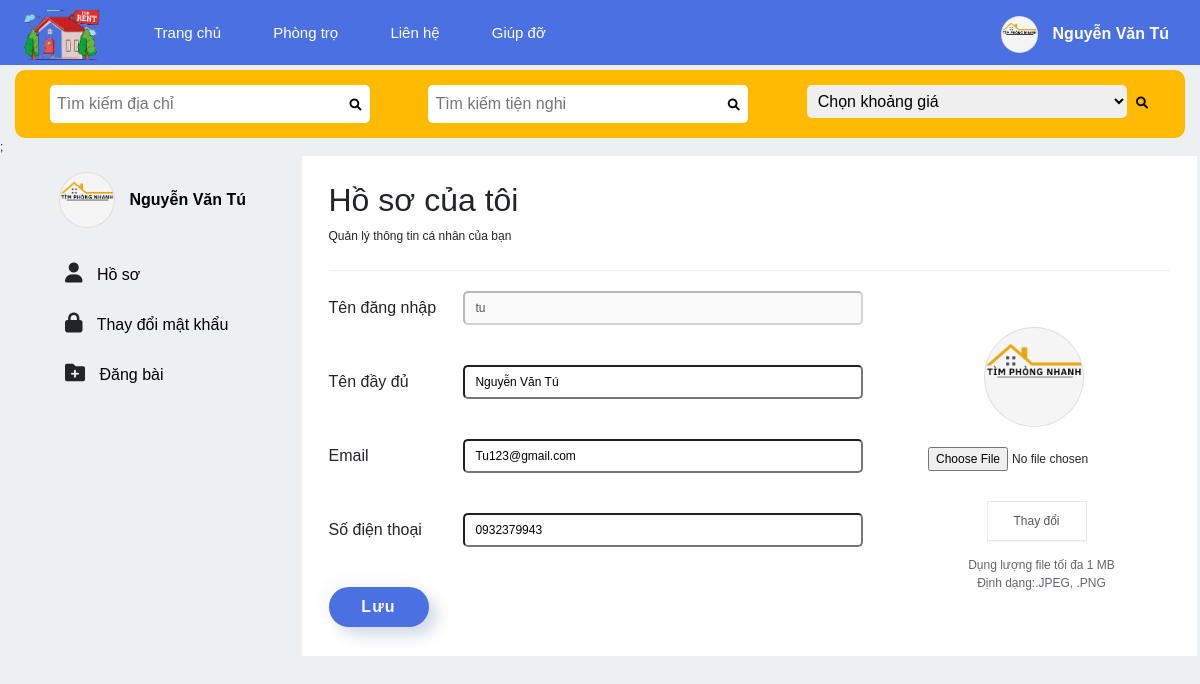
Page /personal-page.php (signed in) on the earlier database version.
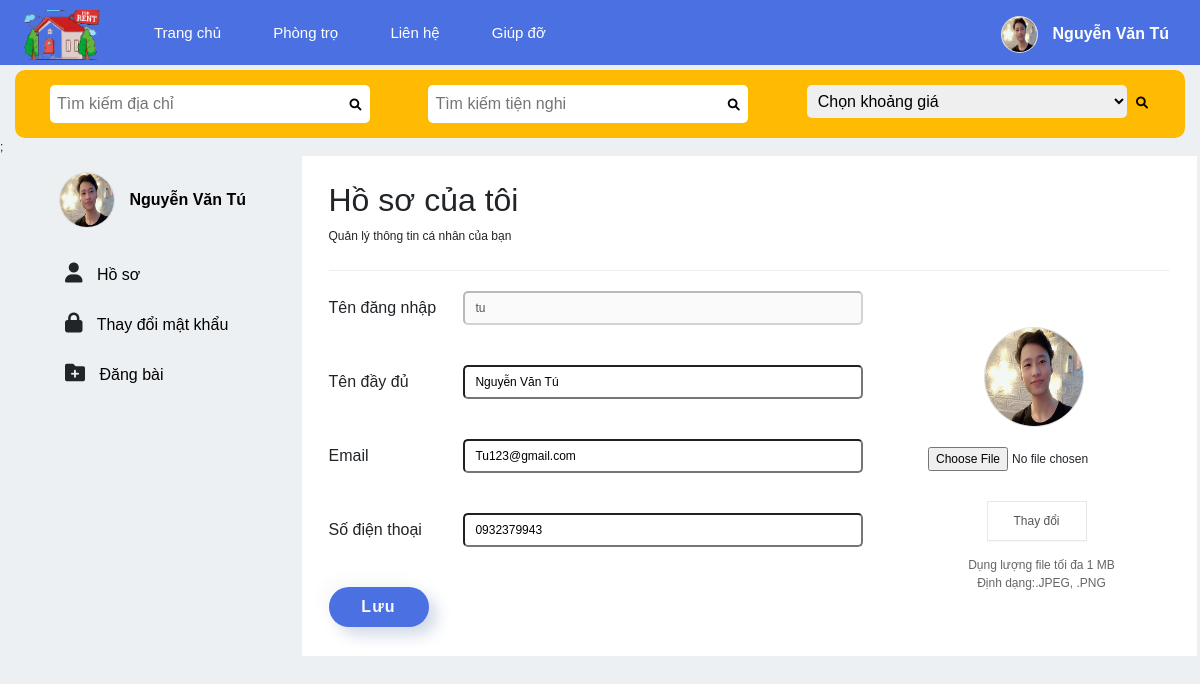
Same page on the later database version.
### tables this page shows
CREATE TABLE `user` (
  `id` int(10) NOT NULL,
  `name` varchar(255) NOT NULL,
  `username` varchar(255) NOT NULL,
  `email` varchar(255) NOT NULL,
  `password` varchar(255) NOT NULL,
  `role` int(11) NOT NULL,
  `phone` varchar(255) NOT NULL,
  `avatar` varchar(255) NOT NULL
);

### personal-page.php (the view, shortened to what this page needs)
<?php
include 'include/connect.php';
$role = (isset($_SESSION['role']))? $_SESSION['role']:[];
$checkRole = $role['role'];
$user = (isset($_SESSION['username']))? $_SESSION['username']:[];
$username = $user['username'];
$sqlCheck = "SELECT * FROM user WHERE username = '$username'";
$queryCheck = mysqli_query($conn, $sqlCheck);
$data = mysqli_fetch_assoc($queryCheck);
$nameVl = $data['name'];
$emailVl = $data['email'];
$phoneVl = $data['phone'];
?>
<!DOCTYPE html>
<html lang="en">
<head>
    <link href="https://cdn.jsdelivr.net/npm/bootstrap@5.1.3/dist/css/bootstrap.min.css" rel="stylesheet" />
    <link rel="stylesheet" href="./libs/fontawesome/css/all.min.css" />
    <link rel="stylesheet" href="./style/style.css" />
</head>
<body>
    <?php include 'header.php' ?>;
    <div id="main">
        <div class="container">
            <div class="row">
                <div class="col-3">
                    <section class="sidebar">
                        <?php if (isset($nameVl)) { ?>
                            <div class="account">
                                <div class="account__avt">
                                <?php if($avatar != ""){ ?>
                                    <img src="<?php echo $avatar?>" alt="avata" />
                                <?php } else{?>
                                    <i class="fa-solid fa-user"></i>
                                <?php } ?>
                                </div>
                                <div class="account__name">
                                    <p class="account__fullname" style="color:#000"><?php echo $nameVl ?></p>
                                </div>
                            </div>
                        <?php } ?>
                        <ul class="sidebar_menu">
                            <li class="sidebar__list">
                                <i class="fa-solid fa-user"></i>
                                <a href="">Hồ sơ</a>
                            </li>
                            <li class="sidebar__list">
                                <i class="fa-solid fa-lock"></i>
                                <a href="">Thay đổi mật khẩu</a>
                            </li>
                            <?php if(isset($checkRole)&& $checkRole == 1){ ?>
                            <li class="sidebar__list">
                                <i class="fa-solid fa-screwdriver-wrench"></i>
                                <a href="./admin/post.php">Trang quản trị</a>
                            </li>
                            <?php }else{?>
                                <li class="sidebar__list">
                                    <i class="fa-solid fa-folder-plus"></i>
                                    <a href="./admin/post.php">Đăng bài</a>
                                </li>
                            <?php }?>
                        </ul>
                    </section>
                </div>
                <div class="col-9 col-9--white">
                    <section class="infor">
                        <h2 class="infor__title">Hồ sơ của tôi</h2>
                        <p class="infor__text">Quản lý thông tin cá nhân của bạn</p>
                        <div class="infor-detail flex">
                            <div class="infor-detail__form">
                                <form action="" method="post">
                                    <div class="infor-detail__list">
                                        <div class="infor-list flex">
                                            <div class="infor-list__title">
                                                <lable>Tên đăng nhập</lable>
                                            </div>
                                            <div class="infor-list__input">
                                                <input type="text" name="username" id="" value="<?php echo $user['username'] ?>" disabled>
                                            </div>
                                        </div>
                                    </div>
                                    <div class="infor-detail__list">
                                        <div class="infor-list flex">
                                            <div class="infor-list__title">
                                                <lable>Tên đầy đủ</lable>
                                            </div>
                                            <div class="infor-list__input">
                                                <input type="text" name="fullname" id="" value="<?php echo $nameVl ?>">
                                            </div>
                                        </div>
                                    </div>
                                    <div class="infor-detail__list">
                                        <div class="infor-list flex">
                                            <div class="infor-list__title">
                                                <lable>Email</lable>
                                            </div>
                                            <div class="infor-list__input">
                                                <input type="email" name="email" id="" value="<?php echo $emailVl ?>">
                                            </div>
                                        </div>
                                    </div>
                                    <div class="infor-detail__list">
                                        <div class="infor-list flex">
                                            <div class="infor-list__title">
                                                <lable>Số điện thoại</lable>
                                            </div>
                                            <div class="infor-list__input">
                                                <input type="tel" name="phone" id="" value="<?php echo $phoneVl ?>">
                                            </div>
                                        </div>
                                    </div>
                                    <input type="submit" value="Lưu" class="form__btn button">
                                </form>
                            </div>
                            <form action="<?php echo htmlspecialchars($_SERVER["PHP_SELF"]); ?>" enctype="multipart/form-data" method="post" class="form--flex">
                                <div class="infor-detail__avt">
                                    <div class="account__avt image">
                                    <?php if($avatar != ""){ ?>
                                        <img src="<?php echo $avatar?>" alt="avata" />
                                    <?php } else{?>
                                        <i class="fa-solid fa-user"></i>
                                    <?php } ?>
                                    </div>
                                    <div class="infor-detail_upload">
                                        <input type="file" name="avtImage" >
                                    </div>
                                    <div >
                                        <input type="submit" value="Thay đổi" name ="change" class="btn__img" >
                                    </div>
                                    <div class="desc_img">
                                        <p>Dụng lượng file tối đa 1 MB</p>
                                        <p>Định dạng:.JPEG, .PNG</p>
                                    </div>
                                </div>
                            </form>
                        </div>
                    </section>
                </div>
            </div>
        </div>
    </div>
</body>
</html>

### header.php (shortened to what this page needs)
<?php
include 'include/connect.php';
$name = (isset($_SESSION['name']))? $_SESSION['name']:[];
if(isset($_SESSION['name'])){
  $sqlCheck = "SELECT * FROM user WHERE username= '".$name['username']."'";
  $queryCheck = mysqli_query($conn, $sqlCheck);
  $data = mysqli_fetch_assoc($queryCheck);
  $fullName = $data['name'];
  $avatar = $data['avatar'];
}
?>
<!DOCTYPE html>
<html lang="en">
  <head>
    <link
      href="https://cdn.jsdelivr.net/npm/bootstrap@5.1.3/dist/css/bootstrap.min.css"
      rel="stylesheet"
    />
    <link rel="stylesheet" href="./libs/fontawesome/css/all.min.css" />
    <link rel="stylesheet" href="./style/style.css">
  </head>
  <body>
    <div id="header">
      <div class="container">
        <div class="logo">
          <a href="#"><img src="./image/logo.png" alt="logo" /></a>
        </div>
        <div class="nav-menu">
          <ul>
            <li><a href="./index.php">Trang chủ</a></li>
            <li><a href="">Phòng trọ</a></li>
            <li><a href="">Liên hệ</a></li>
            <li><a href="">Giúp đỡ</a></li>
          </ul>
        </div>
        <?php if(isset($fullName)){ ?>
        <div class="account account--right">
          <div class="account__avt">
            <?php if($avatar != ""){ ?>
              <img src="<?php echo $avatar?>" alt="avata" />
            <?php } else{?>
              <i class="fa-solid fa-user"></i>
              <?php } ?>
          </div>
          <div class="account__name">
            <p class="account__fullname"><?php echo $fullName ?></p>
          </div>
        </div>
        <?php }?>
      </div>
    </div>
    <div class="container">
      <div class="secrch grid_search" style="margin-top: 70px;">
      <div class="search_address">
        <form action="" method="post">
          <input type="text" class="search searchAddress" name = "address" placeholder="Tìm kiếm địa chỉ">
          <button type="submit" name = "search-address" class="btn_ml searchButton">
            <i class="fa-solid fa-magnifying-glass"></i>
          </button>
        </form>
      </div>
        <form action="" class="search_convenient" method="post">
          <input type="text" class="search searchConvenient" name = "convenient" placeholder="Tìm kiếm tiện nghi">
          <button type="submit" name = "search-convenient" class="btn_ml searchButton">
             <i class="fa-solid fa-magnifying-glass"></i>
          </button>
        </form>
        <form action="" class="search_price" method="post" >
          <select class="search" name="price">
            <option value="0">Chọn khoảng giá</option>
          </select>
          <button type="submit" name = "search-price" class="searchButton">
              <i class="fa-solid fa-magnifying-glass"></i>
          </button>
        </form>
        </div>
      </div>
  </body>
</html>

### style/style.css (style rules this page uses)
*, *::after, *::before { margin: 0; padding: 0; box-sizing: border-box; user-select: none; }
a, a:hover { text-decoration: none; transition: all 0.3s ease-in-out 0s; -moz-transition: all 0.3s ease-in-out 0s; -o-transition: all 0.3s ease-in-out 0s; -webkit-transition: all 0.3s ease-in-out 0s; -ms-transition: all 0.3s ease-in-out 0s; }
h1, h2, h3, h4, h5, h6, a, p, ul, li { margin: 0; padding: 0; list-style: none; }
.flex { display: flex; align-items: center; }
@media (min-width: 1200px) { .container { max-width: 1194px !important; } }
body { font-family: "Montserrat", sans-serif; font-size: 12px; background-color: #ecf0f3; }
#main { position: relative; }
.button { width: 180px; height: 50px; border-radius: 25px; margin-top: 50px; font-weight: 700; font-size: 14px; letter-spacing: 1.15px; background-color: #4b70e2; color: #f9f9f9; box-shadow: 8px 8px 16px #d1d9e6, -8px -8px 16px #f9f9f9; border: none; outline: none; }
.button { cursor: pointer; }
#header { height: 65px; background-color: #4b70e2; font-size: 15px; position: fixed; z-index: 1; right: 0; top: 0; left: 0; }
.logo { float: left; margin: 10px 0; width: 90px; height: 50px; }
.logo img { width: 100%; height: 100%; }
.nav-menu { margin-left: 25px; display: inline-block; }
.nav-menu ul li { display: inline-block; line-height: 65px; list-style-type: none; }
.nav-menu li a { text-decoration: none; font-size: 15px; color: #ffffff; padding: 24px; }
.account { position: relative; display: flex; margin: 16px; flex-wrap: nowrap; align-items: center; justify-content: center; cursor: pointer; }
.account--right { float: right; }
.account__avt { display: inline-block; width: 2.3rem; height: 2.3rem; position: relative; border-radius: 50%; border: 0.0625rem solid rgba(0, 0, 0, 0.09); box-sizing: border-box; background-color: #f5f5f5; margin-right: 15px; }
.account__avt img { position: absolute; top: 0; left: 0; width: 100%; height: 100%; display: block; border-radius: 50%; }
.account__name { font-size: 16px; font-weight: 700; color: #fff; }
.sidebar .account__avt { width: 3.5rem; height: 3.5rem; }
.sidebar_menu { margin-top: 35px; font-size: 16px; }
.sidebar__list { height: 50px; }
.sidebar__list i { margin: 0 10px 0 50px; font-size: 20px; }
.sidebar__list a { color: #000; }
.col-9--white { background-color: #fff; height: 500px; }
.infor { padding: 15px; }
.infor__title { margin: 10px 0 8px; }
.infor__text { border-bottom: 1px solid #efefef; padding-bottom: 25px; }
.infor-list__title { flex: 0.6; }
.infor-list__title lable { font-size: 16px; }
.infor-detail__form { flex: 6; }
.infor-list { padding: 20px 0; line-height: 30px; }
.infor-list__input { flex: 2; }
.infor-list__input input { width: 400px; border-radius: 5px; padding-left: 10px; }
.form__btn { text-align: center; margin-top: 20px; font-size: 16px; width: 100px; height: 40px; line-height: 40px; }
.image { position: sticky; width: 100px; height: 100px; }
.infor-detail__avt { text-align: center; margin-top: 20px; }
.infor-detail_upload { margin: 15px; }
.btn__img { margin: 15px 0 15px -10px; }
.btn__img, .notify_button { background: #fff; color: #555; border: 1px solid rgba(0, 0, 0, 0.09); box-shadow: 0 1px 1px 0 rgb(0 0 0 / 3%); width: 100px; padding: 10px; }
.desc_img { opacity: 0.7; }
.grid_search { display: grid; grid-template-columns: repeat(3, 1fr); background-color: #febb02; padding: 15px 0 15px 3%; border-radius: 10px; }
.search { padding: 7px; border-radius: 5px; border: none; width: 320px; outline: none; font-size: 16px; }
.searchButton { padding: 6px; background: none; border: none; }
.btn_ml { margin-left: -30px; }

Differences in the rows shown:
changed user "Nguyễn Văn Tú": avatar: a different picture
